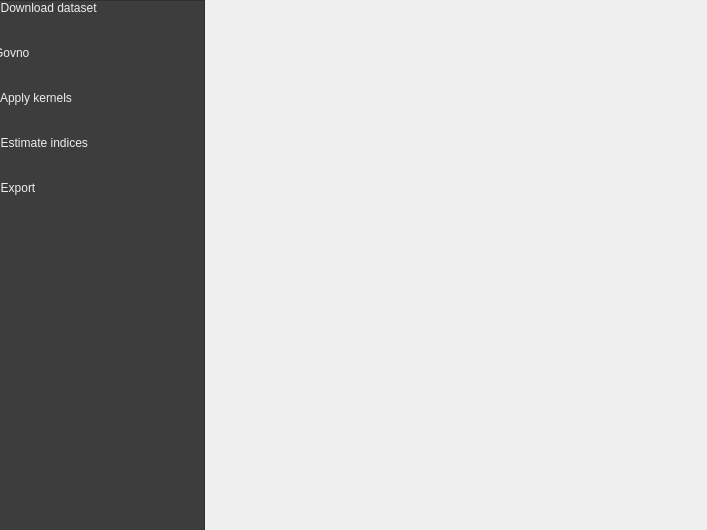
<?xml version="1.0" encoding="UTF-8"?>
<ui version="4.0">
 <class>GEEManagerDialogBase</class>
 <widget class="QDialog" name="GEEManagerDialogBase">
  <property name="geometry">
   <rect>
    <x>0</x>
    <y>0</y>
    <width>707</width>
    <height>530</height>
   </rect>
  </property>
  <property name="windowTitle">
   <string>GEE Manager</string>
  </property>
  <widget class="QWidget" name="horizontalLayoutWidget">
   <property name="geometry">
    <rect>
     <x>-10</x>
     <y>0</y>
     <width>721</width>
     <height>541</height>
    </rect>
   </property>
   <layout class="QHBoxLayout" name="horizontalLayout">
    <item>
     <widget class="QListWidget" name="listWidget">
      <property name="minimumSize">
       <size>
        <width>0</width>
        <height>0</height>
       </size>
      </property>
      <property name="palette">
       <palette>
        <active>
         <colorrole role="WindowText">
          <brush brushstyle="SolidPattern">
           <color alpha="255">
            <red>238</red>
            <green>238</green>
            <blue>238</blue>
           </color>
          </brush>
         </colorrole>
         <colorrole role="Button">
          <brush brushstyle="SolidPattern">
           <color alpha="255">
            <red>61</red>
            <green>61</green>
            <blue>61</blue>
           </color>
          </brush>
         </colorrole>
         <colorrole role="Text">
          <brush brushstyle="SolidPattern">
           <color alpha="255">
            <red>238</red>
            <green>238</green>
            <blue>238</blue>
           </color>
          </brush>
         </colorrole>
         <colorrole role="ButtonText">
          <brush brushstyle="SolidPattern">
           <color alpha="255">
            <red>238</red>
            <green>238</green>
            <blue>238</blue>
           </color>
          </brush>
         </colorrole>
         <colorrole role="Base">
          <brush brushstyle="SolidPattern">
           <color alpha="255">
            <red>61</red>
            <green>61</green>
            <blue>61</blue>
           </color>
          </brush>
         </colorrole>
         <colorrole role="Window">
          <brush brushstyle="SolidPattern">
           <color alpha="255">
            <red>61</red>
            <green>61</green>
            <blue>61</blue>
           </color>
          </brush>
         </colorrole>
        </active>
        <inactive>
         <colorrole role="WindowText">
          <brush brushstyle="SolidPattern">
           <color alpha="255">
            <red>238</red>
            <green>238</green>
            <blue>238</blue>
           </color>
          </brush>
         </colorrole>
         <colorrole role="Button">
          <brush brushstyle="SolidPattern">
           <color alpha="255">
            <red>61</red>
            <green>61</green>
            <blue>61</blue>
           </color>
          </brush>
         </colorrole>
         <colorrole role="Text">
          <brush brushstyle="SolidPattern">
           <color alpha="255">
            <red>238</red>
            <green>238</green>
            <blue>238</blue>
           </color>
          </brush>
         </colorrole>
         <colorrole role="ButtonText">
          <brush brushstyle="SolidPattern">
           <color alpha="255">
            <red>238</red>
            <green>238</green>
            <blue>238</blue>
           </color>
          </brush>
         </colorrole>
         <colorrole role="Base">
          <brush brushstyle="SolidPattern">
           <color alpha="255">
            <red>61</red>
            <green>61</green>
            <blue>61</blue>
           </color>
          </brush>
         </colorrole>
         <colorrole role="Window">
          <brush brushstyle="SolidPattern">
           <color alpha="255">
            <red>61</red>
            <green>61</green>
            <blue>61</blue>
           </color>
          </brush>
         </colorrole>
        </inactive>
        <disabled>
         <colorrole role="WindowText">
          <brush brushstyle="SolidPattern">
           <color alpha="255">
            <red>238</red>
            <green>238</green>
            <blue>238</blue>
           </color>
          </brush>
         </colorrole>
         <colorrole role="Button">
          <brush brushstyle="SolidPattern">
           <color alpha="255">
            <red>61</red>
            <green>61</green>
            <blue>61</blue>
           </color>
          </brush>
         </colorrole>
         <colorrole role="Text">
          <brush brushstyle="SolidPattern">
           <color alpha="255">
            <red>238</red>
            <green>238</green>
            <blue>238</blue>
           </color>
          </brush>
         </colorrole>
         <colorrole role="ButtonText">
          <brush brushstyle="SolidPattern">
           <color alpha="255">
            <red>238</red>
            <green>238</green>
            <blue>238</blue>
           </color>
          </brush>
         </colorrole>
         <colorrole role="Base">
          <brush brushstyle="SolidPattern">
           <color alpha="255">
            <red>61</red>
            <green>61</green>
            <blue>61</blue>
           </color>
          </brush>
         </colorrole>
         <colorrole role="Window">
          <brush brushstyle="SolidPattern">
           <color alpha="255">
            <red>61</red>
            <green>61</green>
            <blue>61</blue>
           </color>
          </brush>
         </colorrole>
        </disabled>
       </palette>
      </property>
      <property name="styleSheet">
       <string notr="true">background-color: rgb(61, 61, 61);
font: 11pt &quot;T1_131&quot;;
color: rgb(238, 238, 238);</string>
      </property>
      <property name="editTriggers">
       <set>QAbstractItemView::DoubleClicked|QAbstractItemView::SelectedClicked</set>
      </property>
      <property name="alternatingRowColors">
       <bool>false</bool>
      </property>
      <property name="selectionBehavior">
       <enum>QAbstractItemView::SelectRows</enum>
      </property>
      <property name="iconSize">
       <size>
        <width>30</width>
        <height>30</height>
       </size>
      </property>
      <property name="flow">
       <enum>QListView::TopToBottom</enum>
      </property>
      <property name="isWrapping" stdset="0">
       <bool>false</bool>
      </property>
      <property name="layoutMode">
       <enum>QListView::SinglePass</enum>
      </property>
      <property name="spacing">
       <number>10</number>
      </property>
      <property name="gridSize">
       <size>
        <width>0</width>
        <height>45</height>
       </size>
      </property>
      <property name="viewMode">
       <enum>QListView::ListMode</enum>
      </property>
      <property name="uniformItemSizes">
       <bool>true</bool>
      </property>
      <property name="batchSize">
       <number>100</number>
      </property>
      <property name="currentRow">
       <number>-1</number>
      </property>
      <item>
       <property name="text">
        <string>  Download dataset</string>
       </property>
       <property name="toolTip">
        <string/>
       </property>
       <property name="statusTip">
        <string/>
       </property>
       <property name="whatsThis">
        <string/>
       </property>
       <property name="textAlignment">
        <set>AlignLeading|AlignVCenter</set>
       </property>
       <property name="flags">
        <set>ItemIsSelectable|ItemIsEnabled</set>
       </property>
      </item>
      <item>
       <property name="text">
        <string>Govno</string>
       </property>
      </item>
      <item>
       <property name="text">
        <string>  Apply kernels</string>
       </property>
       <property name="textAlignment">
        <set>AlignLeading|AlignVCenter</set>
       </property>
      </item>
      <item>
       <property name="text">
        <string>  Estimate indices</string>
       </property>
      </item>
      <item>
       <property name="text">
        <string>  Export</string>
       </property>
      </item>
     </widget>
    </item>
    <item>
     <widget class="QWidget" name="widget" native="true">
      <property name="minimumSize">
       <size>
        <width>500</width>
        <height>0</height>
       </size>
      </property>
     </widget>
    </item>
   </layout>
  </widget>
 </widget>
 <resources/>
 <connections/>
</ui>
